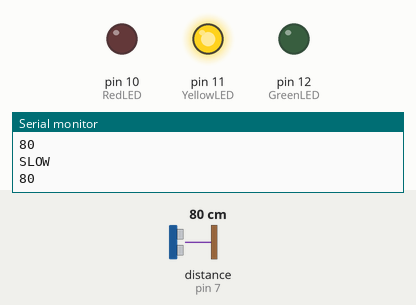
Recording of a sketch running on a simulated Arduino Uno, built with avr-gcc and run on an emulated ATmega328P. Parts: output pins drawn as LEDs (lit = HIGH), the last lines printed to the serial monitor. Wiring (inferred from the names in the program): ultrasonic range finder: trigger pin 8; echo pin 7. The test bench sets the inputs (shaded band); at power-on: distance to the obstacle (sensor on pin 7) 80 cm. The echo pulse lasts 58.3 µs per cm; pins used as bus, display or sensor lines are not drawn.

Above: at 1.2 s.
1.3 s: distance to the obstacle (sensor on pin 7) set to 195 cm
2.9 s: distance to the obstacle (sensor on pin 7) set to 205 cm
At 4.1 s:
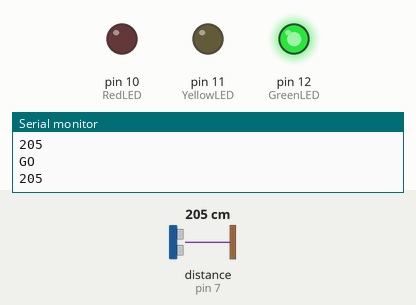
4.5 s: distance to the obstacle (sensor on pin 7) set to 157 cm
6.0 s: distance to the obstacle (sensor on pin 7) set to 149 cm
At 7.2 s:
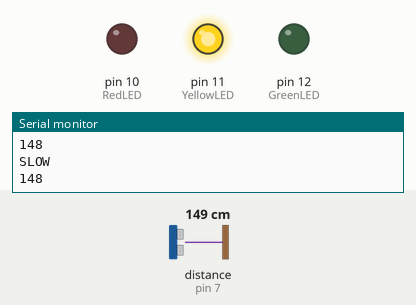
7.7 s: distance to the obstacle (sensor on pin 7) set to 56 cm
9.3 s: distance to the obstacle (sensor on pin 7) set to 48 cm
At 10.6 s:
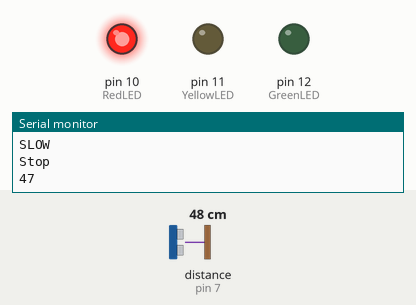
Timing chart, 0 to 12.0 s (numbered marks = the images above; inputs shaded):
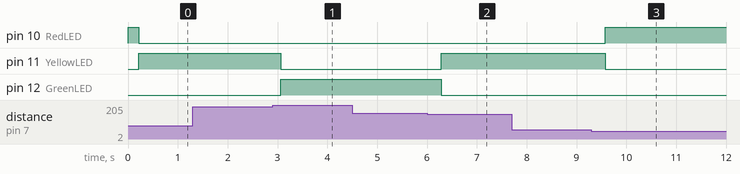

The sketch:

parking_dist.ino
```cpp
#define echoPin 7 // Echo Pin
#define trigPin 8 // Trigger Pin
#define GreenLED 12
#define YellowLED 11
#define RedLED 10

int maximumRange = 500; // Maximum range needed
int minimumRange = 10; // Minimum range needed
long duration, distance; // Duration used to calculate distance
int rangeAverage[5];

void setup() {
 Serial.begin (9600);
 pinMode(trigPin, OUTPUT);
 pinMode(echoPin, INPUT);

 pinMode(GreenLED, OUTPUT);
 pinMode(YellowLED, OUTPUT);
 pinMode(RedLED, OUTPUT);


}

void loop() {
/* The following trigPin/echoPin cycle is used to determine the
 distance of the nearest object by bouncing soundwaves off of it. */
 digitalWrite(trigPin, LOW);
 delayMicroseconds(2);

 digitalWrite(trigPin, HIGH);
 delayMicroseconds(10);

 digitalWrite(trigPin, LOW);
 duration = pulseIn(echoPin, HIGH);

 //Calculate the distance (in cm) based on the speed of sound.
 distance = duration/58.2;

 rangeAverage[1] = distance;

 rangeAverage[0] = (rangeAverage[1]+rangeAverage[2]+rangeAverage[3]+rangeAverage[4])/4;

 rangeAverage[4] = rangeAverage[3];
 rangeAverage[3] = rangeAverage[2];
 rangeAverage[2] = rangeAverage[1];


 if (rangeAverage[0] >= 200){
 Serial.println("GO");
 digitalWrite(GreenLED, HIGH);
 digitalWrite(YellowLED, LOW);
 digitalWrite(RedLED, LOW);
 }
 if (rangeAverage[0] <= 150){
 Serial.println("SLOW");
 digitalWrite(GreenLED, LOW);
 digitalWrite(YellowLED, HIGH);
 digitalWrite(RedLED, LOW);
 }
 if (rangeAverage[0] <= 50){
 Serial.println("Stop");
 digitalWrite(YellowLED, LOW);
 digitalWrite(GreenLED, LOW);
 digitalWrite(RedLED, HIGH);
 }

 /* Send the distance to the computer using Serial protocol, and
 turn LED OFF to indicate successful reading. */
 Serial.println(distance);


 //Delay 50ms before next reading.
 delay(100);
}
```

Measured:
- the behaviour switches between 199 and 200 cm on distance to the obstacle (sensor on pin 7) (found by bisection; images 0 and 1)
- the behaviour switches between 152 and 151 cm on distance to the obstacle (sensor on pin 7) (found by bisection; images 1 and 2)
- the behaviour switches between 52 and 51 cm on distance to the obstacle (sensor on pin 7) (found by bisection; images 2 and 3)
- after the input at 2.9 s, pin 11 (YellowLED): HIGH → LOW after 0.16 s; pin 12 (GreenLED): LOW → HIGH after 0.16 s
- after the input at 6.0 s, pin 11 (YellowLED): LOW → HIGH after 0.28 s; pin 12 (GreenLED): HIGH → LOW after 0.28 s
- after the input at 9.3 s, pin 10 (RedLED): LOW → HIGH after 0.28 s; pin 11 (YellowLED): HIGH → LOW after 0.28 s
